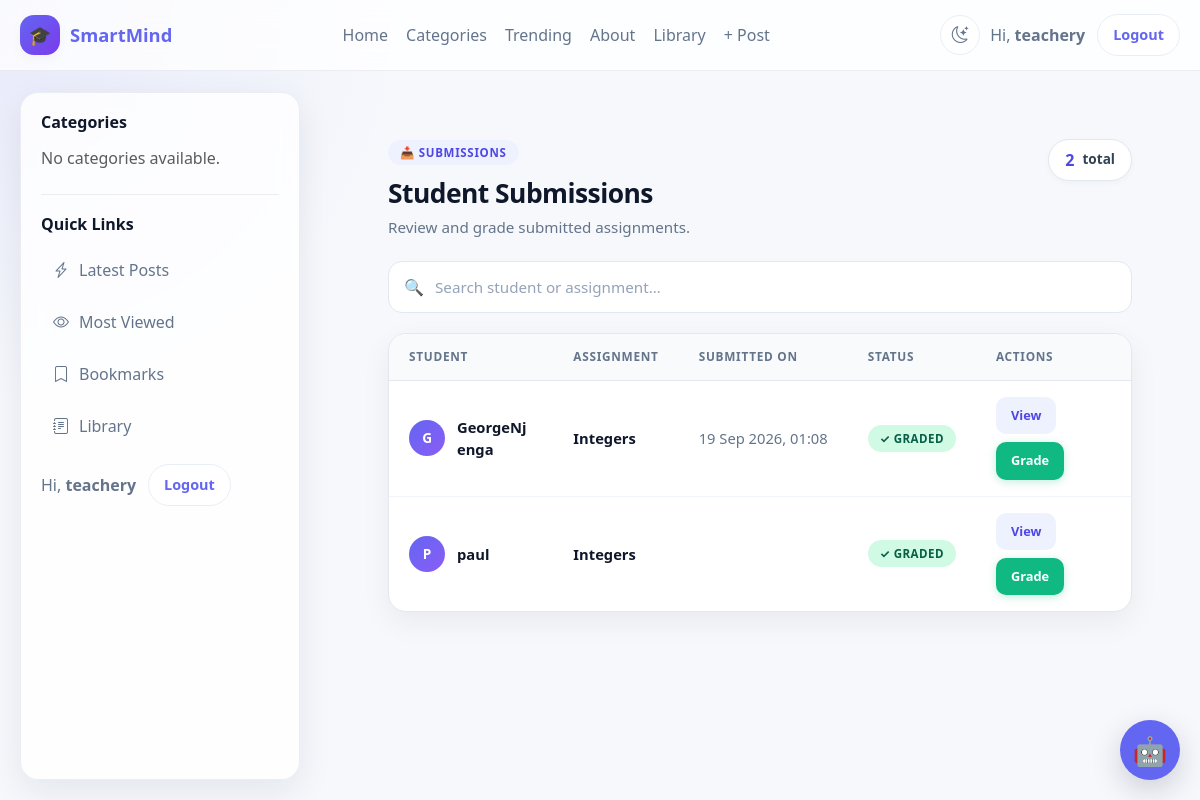
Page /assignments/dashboard/submissions/ (signed in) on the committed database.
### accounts/models.py (models this page shows, shortened)
class User(AbstractUser):
    ROLE_CHOICES = [
        ("school_admin", "School Admin"),
        ("teacher", "Teacher"),
        ("student", "Student"),
        ("parent", "Parent"),
    ]
    role = models.CharField(
        max_length=20,
        choices=ROLE_CHOICES,
        default="student",
        db_index=True,
    )
    school = models.ForeignKey(
        "schools.School",
        on_delete=models.CASCADE,
        related_name="users",
        null=True,
        blank=True,
    )
    school_class = models.ForeignKey(
        "schools.SchoolClass",
        on_delete=models.SET_NULL,
        related_name="students",
        null=True,
        blank=True,
    )
    teacher_role = models.ForeignKey(
        "TeacherRole",
        on_delete=models.SET_NULL,
        null=True,
        blank=True,
        related_name="teachers",
    )
    admission_number = models.CharField(
        max_length=30,
        unique=True,
        blank=True,
        null=True,
        db_index=True,
    )
    employee_number = models.CharField(
        max_length=30,
        unique=True,
        blank=True,
        null=True,
        db_index=True,
    )
    tsc_number = models.CharField(
        max_length=30,
        blank=True,
        null=True,
    )
    phone_number = models.CharField(max_length=20, blank=True)
    profile_picture = models.ImageField(upload_to="profiles/", blank=True, null=True)
    date_of_birth = models.DateField(blank=True, null=True)
    is_verified = models.BooleanField(default=False)
    created_at = models.DateTimeField(default=timezone.now)
    updated_at = models.DateTimeField(auto_now=True)
    is_approved = models.BooleanField(
        default=False,
        db_index=True,
        help_text=(
            "False for teacher/parent/school_admin until a superadmin approves. "
            "Students are auto-approved in clean()."
        ),
    )
    approval_requested_at = models.DateTimeField(default=timezone.now)
    approved_by = models.ForeignKey(
        "self",
        null=True,
        blank=True,
        on_delete=models.SET_NULL,
        related_name="approved_users",
    )
    def clean(self):
        super().clean()
        if self.is_superuser:
            return
        role_changed = False
        if self.pk:
            previous = (
                type(self)
                .objects.filter(pk=self.pk)
                .values_list("role", flat=True)
                .first()
            )
            if previous is not None and previous != self.role:
                role_changed = True
        if self.role == "student":
            self.is_approved = True
            self.approved_by = None
        elif not self.pk or role_changed:
            self.is_approved = False
            self.approved_by = None
            self.approval_requested_at = timezone.now()
        if self.role == "teacher":
            if not self.employee_number:
                raise ValidationError(
                    {"employee_number": "Teachers must have an employee number."}
                )
            if not self.teacher_role:
                raise ValidationError(
                    {"teacher_role": "Teachers must have a teacher role."}
                )
        if self.role == "student" and not self.admission_number:
            raise ValidationError(
                {"admission_number": "Students must have an admission number."}
            )
        if self.role != "teacher":
            self.teacher_role = None

### assignments/models.py (models this page shows, shortened)
class Submission(models.Model):
    assignment = models.ForeignKey(
        Assignment,
        on_delete=models.CASCADE,
        related_name='submissions'
    )
    student = models.ForeignKey(
        'accounts.User',
        on_delete=models.CASCADE,
        related_name='submissions'
    )
    content = CKEditor5Field(
        'Submission',
        config_name='extends',
        blank=True,
        null=True
    )
    file = models.FileField(
    storage=SubmissionStorage(),
    upload_to="",
    blank=True,
    null=True,
)
    is_submitted = models.BooleanField(default=False)
    submitted_at = models.DateTimeField(
    blank=True,
    null=True
)
    marks = models.FloatField(null=True, blank=True)
    feedback = CKEditor5Field(
        'Feedback',
        config_name='extends',
        blank=True,
        null=True
    )
    graded = models.BooleanField(default=False)
    class Meta:
        unique_together = ('assignment', 'student')
        ordering = ['-submitted_at']
        indexes = [
            models.Index(fields=["student"]),
            models.Index(fields=["assignment"]),
        ]

class Assignment(models.Model):
    ASSIGNMENT_TYPES = (
        ('essay', 'Essay / Written'),
        ('quiz', 'Multiple Choice Quiz'),
        ('mixed', 'Mixed'),
    )
    title = models.CharField(max_length=200)
    description = CKEditor5Field("Description", config_name="default")
    teacher = models.ForeignKey(
        'accounts.User',
        on_delete=models.CASCADE,
        related_name="created_assignments"
    )
    from .storage import AssignmentStorage
    attachment = models.FileField(
        storage=AssignmentStorage(),
        upload_to="",
        blank=True,
        null=True,
    )
    school_class = models.ForeignKey(
        'schools.SchoolClass',
        on_delete=models.CASCADE,
        related_name="assignments",
    )
    subject = models.ForeignKey(
        "Subject",
        on_delete=models.CASCADE,
        related_name="assignments"
    )
    assignment_type = models.CharField(
        max_length=20,
        choices=ASSIGNMENT_TYPES,
        default='essay'
    )
    due_date = models.DateTimeField()
    total_marks = models.FloatField(default=100)
    duration_minutes = models.IntegerField(null=True, blank=True)
    is_timed = models.BooleanField(default=False)
    created_at = models.DateTimeField(auto_now_add=True)
    class Meta:
        ordering = ['-created_at']
        indexes = [
            models.Index(fields=["school_class"]),
            models.Index(fields=["subject"]),
            models.Index(fields=["teacher"]),
            models.Index(fields=["due_date"]),
        ]

### assignments/views.py (the view)
# urls.py: path("dashboard/submissions/", views.submission_list, name="submission_list"),
@login_required
def submission_list(request):
    if request.user.role != "teacher":
        return HttpResponseForbidden()
    submissions = Submission.objects.filter(
        assignment__teacher=request.user
    ).select_related(
        "student",
        "assignment"
    )
    return render(request, "submission_list.html", {
        "submissions": submissions
    })

### assignments/templates/submission_list.html (shortened to what this page needs)
{% extends "base.html" %}
{% load static %}
{% block content %}
<div class="sl-wrap">
  <div class="sl-inner">
    <div class="sl-header">
      <div class="sl-header-left">
        <span class="sl-eyebrow">📥 Submissions</span>
        <h1>Student Submissions</h1>
        <p>Review and grade submitted assignments.</p>
      </div>
      <div class="sl-count">
        <span class="sl-count-num">{{ submissions|length }}</span>
        <span>total</span>
      </div>
    </div>
    <div class="sl-search">
      <span class="sl-search-icon" aria-hidden="true">🔍</span>
      <input
        type="text"
        id="search"
        placeholder="Search student or assignment…"
        autocomplete="off"
        aria-label="Search submissions">
    </div>
    <div class="sl-card">
      <table class="sl-table" id="submissionTable">
        <thead>
          <tr>
            <th>Student</th>
            <th>Assignment</th>
            <th>Submitted On</th>
            <th>Status</th>
            <th>Actions</th>
          </tr>
        </thead>
        <tbody>
          {% for submission in submissions %}
            <tr>
              <td>
                <div class="sl-student">
                  <div class="sl-avatar" aria-hidden="true">
                    {{ submission.student.get_full_name|default:submission.student.username|slice:":1"|upper }}
                  </div>
                  <span class="sl-student-name">
                    {{ submission.student.get_full_name|default:submission.student.username }}
                  </span>
                </div>
              </td>
              <td>
                <span class="sl-assignment">{{ submission.assignment.title }}</span>
              </td>
              <td>
                <span class="sl-date">
                  {{ submission.submitted_at|date:"d M Y, H:i" }}
                </span>
              </td>
              <td>
                {% if submission.graded %}
                  <span class="sl-badge graded">✓ Graded</span>
                {% else %}
                  <span class="sl-badge pending">⏳ Pending</span>
                {% endif %}
              </td>
              <td>
                <div class="sl-actions">
                  <a href="{% url 'submission_detail' submission.id %}"
                     class="sl-btn sl-btn-view">
                    View
                  </a>
                  <a href="{% url 'grade_submission' submission.id %}"
                     class="sl-btn sl-btn-grade">
                    Grade
                  </a>
                </div>
              </td>
            </tr>
          {% endfor %}
        </tbody>
      </table>
    </div>
  </div>
</div>
{% endblock %}

### blog/templates/base.html (shortened to what this page needs)
{% load static %}
<!DOCTYPE html>
<html lang="en" data-theme="light">
<head>
    <link href="https://cdn.jsdelivr.net/npm/bootstrap@5.3.7/dist/css/bootstrap.min.css" rel="stylesheet">
    <link rel="stylesheet" href="https://cdn.jsdelivr.net/npm/bootstrap-icons@1.11.3/font/bootstrap-icons.min.css">
    <link rel="stylesheet" href="{% static 'smartmind_ai/chatbot.css' %}">
    <link rel="stylesheet" href="{% static 'django_ckeditor_5/dist/styles.css' %}">
    <link rel="stylesheet" href="{% static 'css/comments.css' %}">
</head>
<body>
<div class="site-shell">
    <header class="site-navbar">
        <div class="nav-inner">
            <a href="{% url 'dashboard' %}" class="brand">
                <span class="brand-badge">🎓</span>
                <span>SmartMind</span>
            </a>
            <nav class="nav-links" aria-label="Main navigation">
                {% if user.is_authenticated %}
                    <a href="{% url 'dashboard' %}">Home</a>
                {% else %}
                    <a href="{% url 'blog:home' %}">Home</a>
                {% endif %}
                <a href="#">Categories</a>
                <a href="#">Trending</a>
                <a href="#">About</a>
                <a href="{% url 'library:home' %}">Library</a>
                {% if user.is_authenticated %}
                    {% if user.is_superuser or user.role == "school_admin" or user.role == "teacher" %}
                        <a href="{% url 'blog:add_post' %}">+ Post</a>
                    {% endif %}
                {% endif %}
            </nav>
            <div class="nav-actions">
                <button type="button"
                        class="theme-toggle"
                        id="themeToggle"
                        aria-label="Toggle dark mode"
                        title="Toggle light / dark theme">
                    <i class="bi bi-moon-stars icon-moon"></i>
                </button>
                <div class="user-box">
                    {% if user.is_authenticated %}
                        <span>Hi, <strong>{{ user.username }}</strong></span>
                        <form action="{% url 'logout' %}" method="post" class="m-0">
                            <button type="submit" class="btn-pill">Logout</button>
                        </form>
                    {% else %}
                        <a href="{% url 'login' %}" class="btn-pill">Login</a>
                    {% endif %}
                </div>
            </div>
        </div>
    </header>
    <div class="layout">
        <aside class="sidebar d-none d-lg-block">
            <div class="sidebar-section">
                <h3>Categories</h3>
                <div class="sidebar-links">
                    {% for category in categories %}
                        <a href="{% url 'blog:category_post' category.slug %}">
                            <i class="bi bi-folder2"></i>
                            <span>{{ category.name }}</span>
                        </a>
                    {% empty %}
                        <p class="text-muted mb-0">No categories available.</p>
                    {% endfor %}
                </div>
            </div>
            <div class="sidebar-section">
                <h3>Quick Links</h3>
                <div class="sidebar-links">
                    <a href="#"><i class="bi bi-lightning-charge"></i><span>Latest Posts</span></a>
                    <a href="#"><i class="bi bi-eye"></i><span>Most Viewed</span></a>
                    <a href="#"><i class="bi bi-bookmark"></i><span>Bookmarks</span></a>
                    <a href="{% url 'library:home' %}"><i class="bi bi-journal-text"></i><span>Library</span></a>
                </div>
                <div class="user-box mt-3">
                    {% if user.is_authenticated %}
                        <span>Hi, <strong>{{ user.username }}</strong></span>
                        <form action="{% url 'logout' %}" method="post" class="m-0">
                            <button type="submit" class="btn-pill">Logout</button>
                        </form>
                    {% else %}
                        <a href="{% url 'login' %}" class="btn-pill">Login</a>
                    {% endif %}
                </div>
            </div>
        </aside>
        <main>
            <div class="content-wrap">
                {% block content %}{% endblock %}
            </div>
        </main>
    </div>
</div>
{% include "smartmind_ai/chatbot.html" %}
</body>
</html>

### rows in the picture
User: username "teachery"
Submission: student.get_full_name "G", student.get_full_name "GeorgeNjenga", assignment "Integers", submitted_at "19 Sep 2026, 01:08", graded "✓ GRADED"
Submission: student.get_full_name "P", student.get_full_name "paul", assignment "Integers", graded "✓ GRADED"

### other values in the picture
{{ submissions|length }} "2"
